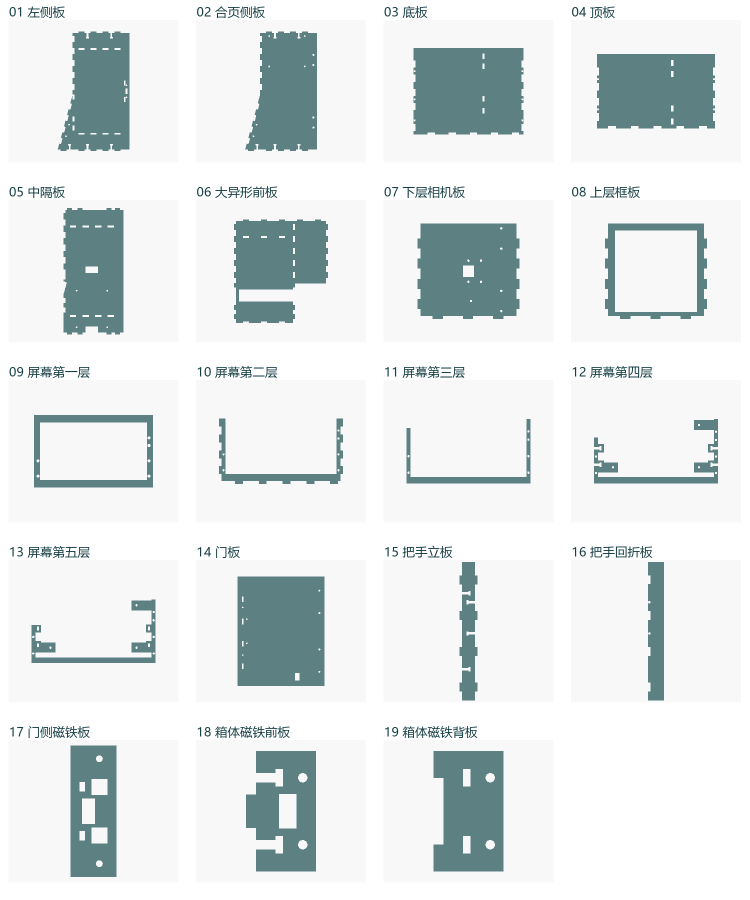
#> input picture docs/assets/manual/parts.png, 1500 x 1800 px, found by its file name (shown at 1/2 size)
$ python localize_manual_figures.py
#> lines starting #> are read from the running program, lines starting #| are printed output that depends on the picture
from pathlib import Path
from PIL import Image,ImageDraw,ImageFont
import textwrap
root=Path.cwd();src=root/'docs/assets/manual'
fontpath='C:/Windows/Fonts/segoeui.ttf'
def font(n):return ImageFont.truetype(fontpath,n)
def text(d,pos,s,n=25,width=None):
 f=font(n)
 while width and d.textlength(s,font=f)>width and n>14:n-=1;f=font(n)
 d.text(pos,s,font=f,fill='#173f45')
parts={
'en':['Left side','Hinge side','Bottom','Top','Centre divider','Shaped front','Lower camera panel','Upper frame','Screen layer 1','Screen layer 2','Screen layer 3','Screen layer 4','Screen layer 5','Door','Handle upright','Handle return','Door magnet','Body magnet front','Body magnet backing'],
'de':['Linke Seite','Scharnierseite','Boden','Deckel','Trennwand','Geformte Front','Untere Kameraplatte','Oberer Rahmen','Bildschirmlage 1','Bildschirmlage 2','Bildschirmlage 3','Bildschirmlage 4','Bildschirmlage 5','Tür','Griffsteg','Griffleiste','Türmagnet','Gehäusemagnet vorn','Gehäusemagnet hinten']}
for lang in ['en','de']:
 out=src/lang;out.mkdir(exist_ok=True)
 im=Image.open(src/'parts.png').convert('RGB');d=ImageDraw.Draw(im)
#> further down, im is the input picture: PIL image 1500x1800 RGB; mean R, G, B 226, 231.6, 231.9
 for i,label in enumerate(parts[lang]):
  x=i%4*375;y=i//4*360;d.rectangle((x,y,x+374,y+39),fill='white');text(d,(x+18,y+6),f'{i+1:02} '+label,25,340)
 im.save(out/'parts.png')
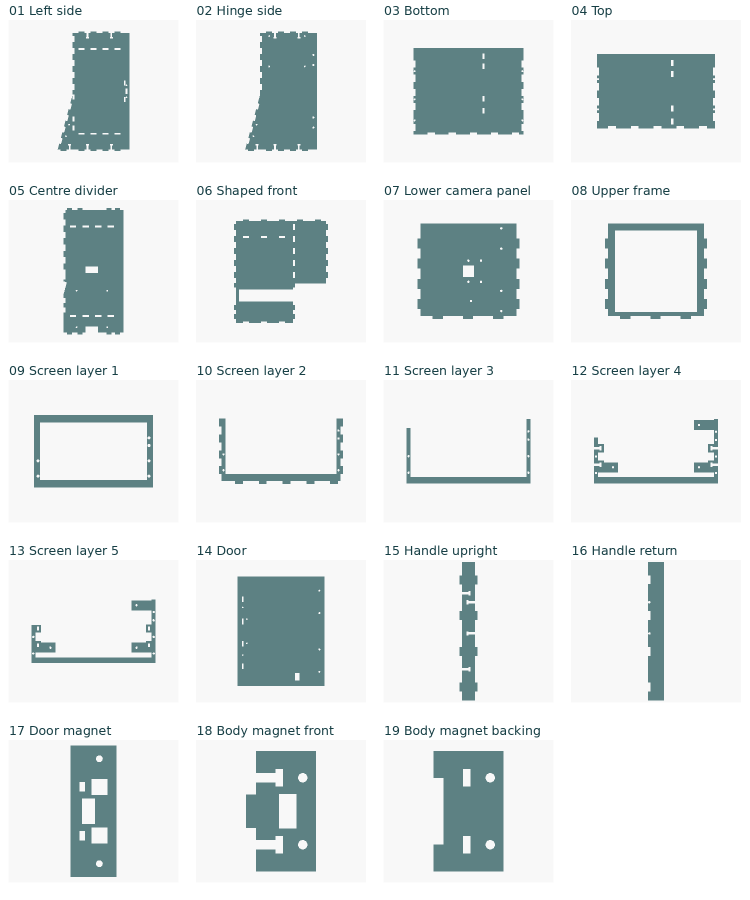
#> saved as parts.png: PIL image 1500x1800 RGB (shown at 1/2 size); mean R, G, B 226, 231.6, 231.9
 for name in ['handle','door-magnet','body-magnet','hinge-mount']:
  im=Image.open(src/(name+'.png')).convert('RGB');d=ImageDraw.Draw(im);d.rectangle((0,0,1799,90),fill='white')
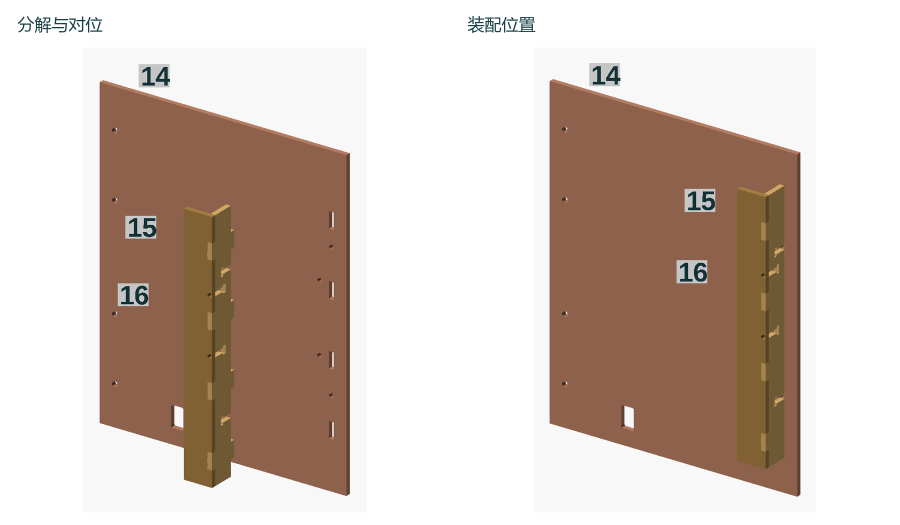
#> input picture docs/assets/manual/handle.png, 1800 x 1050 px, found by its file name (shown at 1/2 size)
#> further down, im is the input picture: PIL image 1800x1050 RGB; mean R, G, B 209.9, 195.1, 186.4
  for i,label in enumerate(['Exploded alignment','Assembly position'] if lang=='en' else ['Teile und Ausrichtung','Einbauposition']):text(d,(i*900+35,25),label,34)
  im.save(out/(name+'.png'))
 # Reuse the unchanged geometry, replacing only the label regions.
 im=Image.open(src/'orientation.png').convert('RGB');d=ImageDraw.Draw(im)
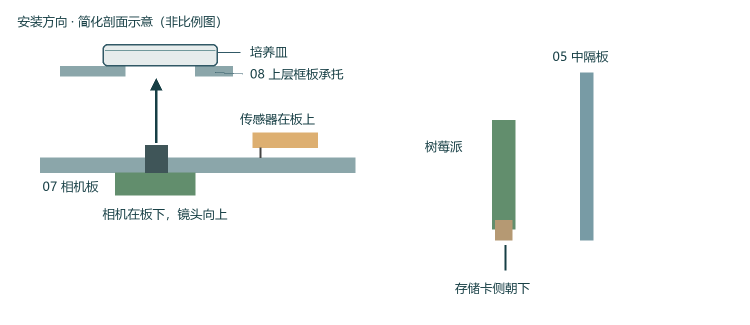
#> input picture docs/assets/manual/orientation.png, 1500 x 650 px, found by its file name (shown at 1/2 size)
#> further down, im is the input picture: PIL image 1500x650 RGB; mean R, G, B 244.1, 246.3, 245.7
 labels=[((35,25),(1490,65),'Installation orientation · schematic, not to scale','Einbaurichtung · schematisch, nicht maßstäblich'),((500,86),(850,121),'Petri dish','Petrischale'),((500,130),(900,166),'08 Upper support frame','08 Oberer Auflagerahmen'),((85,355),(220,395),'07 Camera panel','07 Kameraplatte'),((205,410),(775,450),'Camera below panel; lens points up','Kamera unter Platte; Objektiv nach oben'),((480,220),(820,260),'Sensors above panel','Sensoren über Platte'),((1105,95),(1490,135),'05 Centre divider','05 Trennwand'),((850,275),(979,315),'Raspberry Pi','Raspberry Pi'),((910,558),(1480,600),'Card slot faces down','Kartenschacht nach unten')]
 for pos,end,en,de in labels:
  d.rectangle((*pos,*end),fill='white');text(d,pos,en if lang=='en' else de,25,end[0]-pos[0])
 im.save(out/'orientation.png')
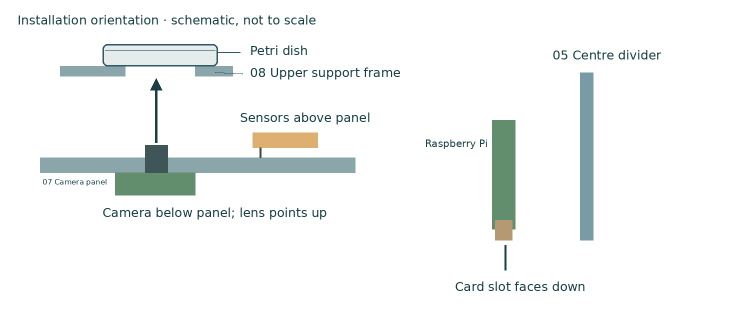
#> saved as orientation.png: PIL image 1500x650 RGB (shown at 1/2 size); mean R, G, B 243.9, 246.1, 245.5
 im=Image.open(src/'hinge.png').convert('RGB');d=ImageDraw.Draw(im)
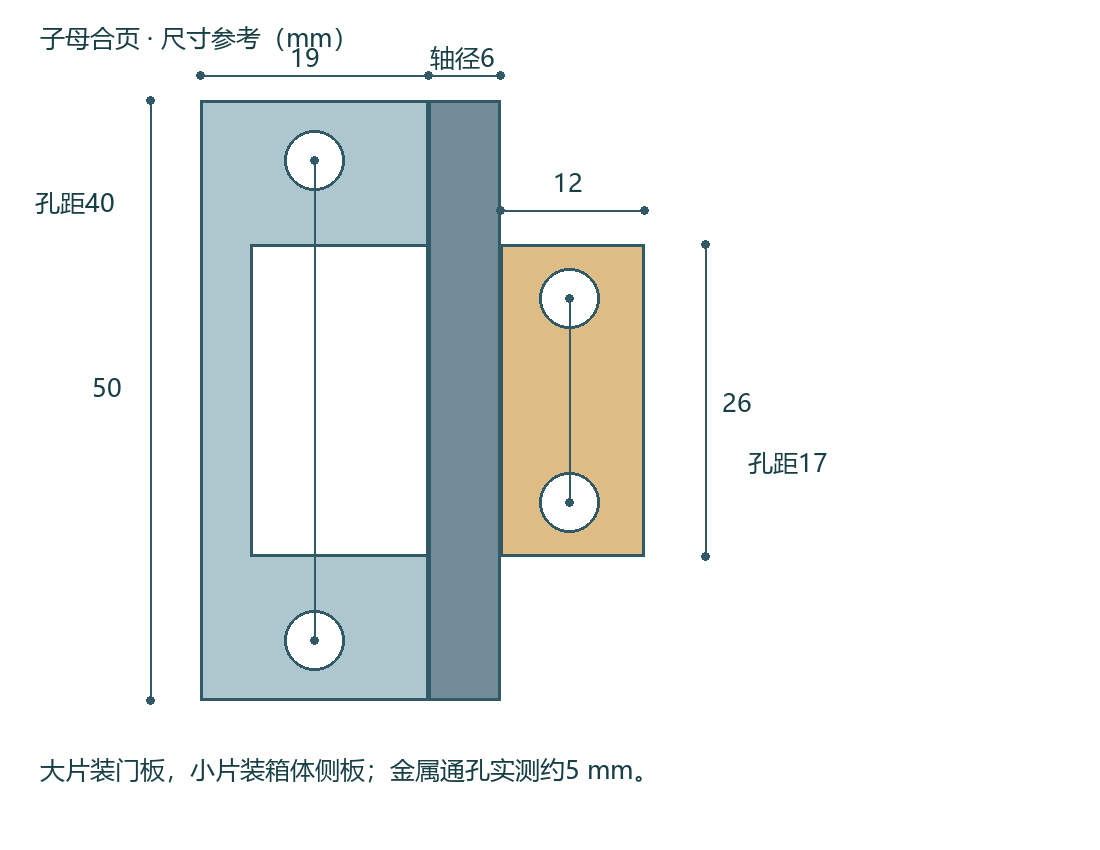
#> input picture docs/assets/manual/hinge.png, 1100 x 850 px, found by its file name
#> further down, im is the input picture: PIL image 1100x850 RGB; mean R, G, B 235.2, 238.2, 237.3
 labels=[((40,20),(410,57),'Flush hinge · dimensions (mm)','Scharnier · Maße (mm)'),((35,185),(145,225),'Pitch 40','Abstand 40'),((748,445),(1090,485),'Pitch 17','Lochabstand 17'),((430,40),(540,73),'Ø 6','Ø 6'),((40,752),(1080,810),'Large leaf on door; small leaf on side panel. Metal holes: approx. 5 mm.','Großes Blatt an Tür, kleines an Seitenplatte. Metallbohrungen: ca. 5 mm.')]
 for pos,end,en,de in labels:
  d.rectangle((*pos,*end),fill='white');text(d,pos,en if lang=='en' else de,25,end[0]-pos[0])
 # Restore dimension labels and the line beneath the original title area.
 d.rectangle((40,5,415,72),fill='white')
 text(d,(40,5),'Flush hinge · dimensions (mm)' if lang=='en' else 'Scharnier · Maße (mm)',25,370)
 text(d,(290,40),'19',25)
 d.line((150,100,150,700),fill='#315966',width=2)
 im.save(out/'hinge.png')
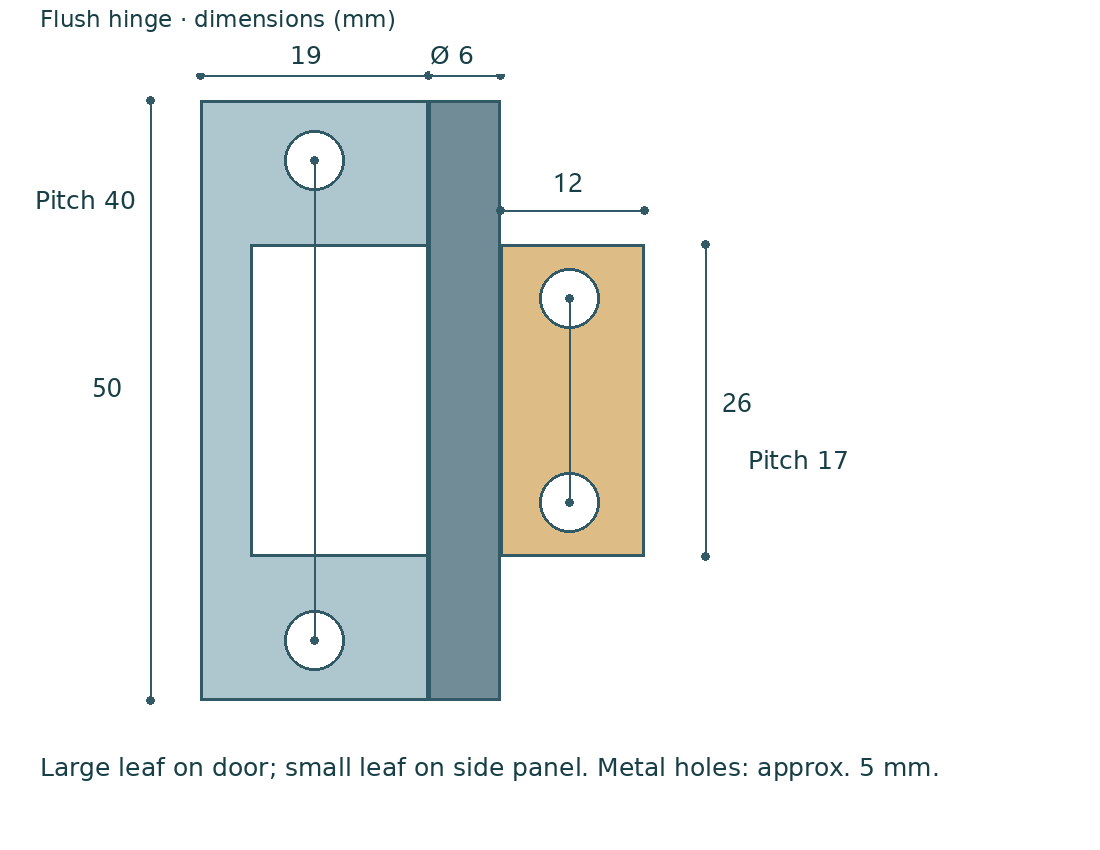
#> saved as hinge.png: PIL image 1100x850 RGB; mean R, G, B 235.2, 238.2, 237.3
 im=Image.new('RGB',(1500,310),'white');d=ImageDraw.Draw(im)
#> after `im = Image.new('RGB', (1500, 310), 'white')`: im: PIL image 1500x310 RGB; every value is 255
 steps=['01 Write OS\nAccount, network, SSH','02 Insert card\nBoot and test network','03 Shut down, unplug\nMount and wire boards','04 Deploy and test\nThen close enclosure'] if lang=='en' else ['01 System schreiben\nKonto, Netzwerk, SSH','02 Karte einsetzen\nStarten, Netzwerk prüfen','03 Herunterfahren\nStrom trennen, montieren','04 Bereitstellen, testen\nDann Gehäuse schließen']
 for i,s in enumerate(steps):
  x=15+i*375;d.rounded_rectangle((x,65,x+330,230),radius=12,fill='#e5f1ef',outline='#6c9897',width=2)
  for j,line in enumerate(s.splitlines()):text(d,(x+15,108+j*40),line,24,300)
  if i<3:text(d,(x+338,126),'→',25)
 im.save(out/'preparation.png')
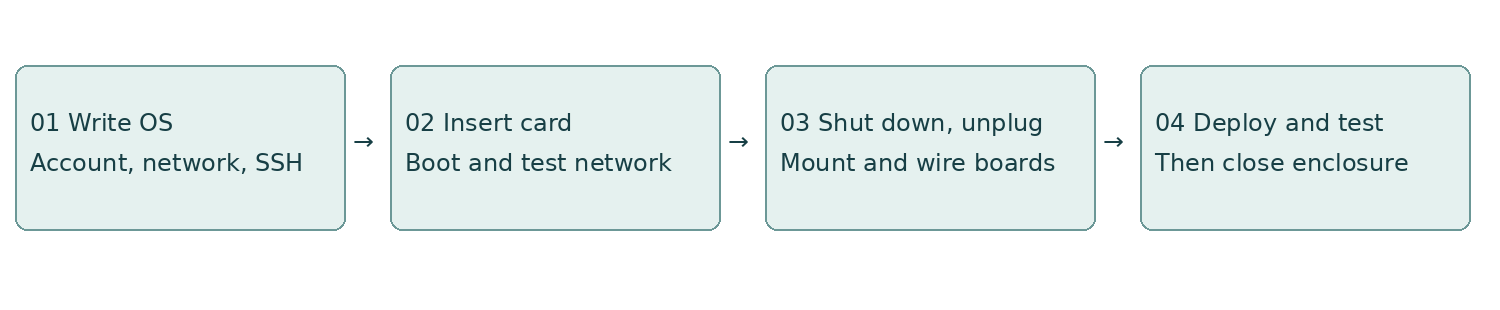
#> saved as preparation.png: PIL image 1500x310 RGB; mean R, G, B 236.7, 243.4, 242.7
print('Localized eight diagrams for each language')
